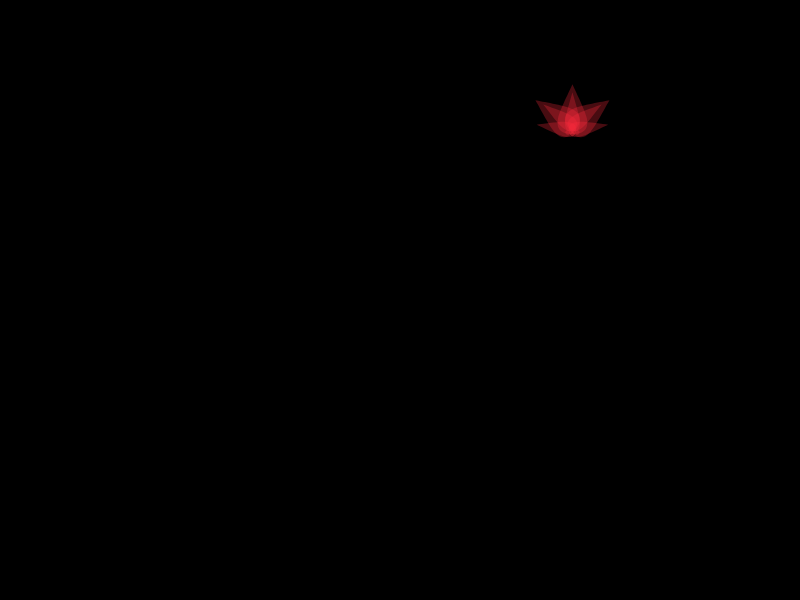
Frame 1 (no input)
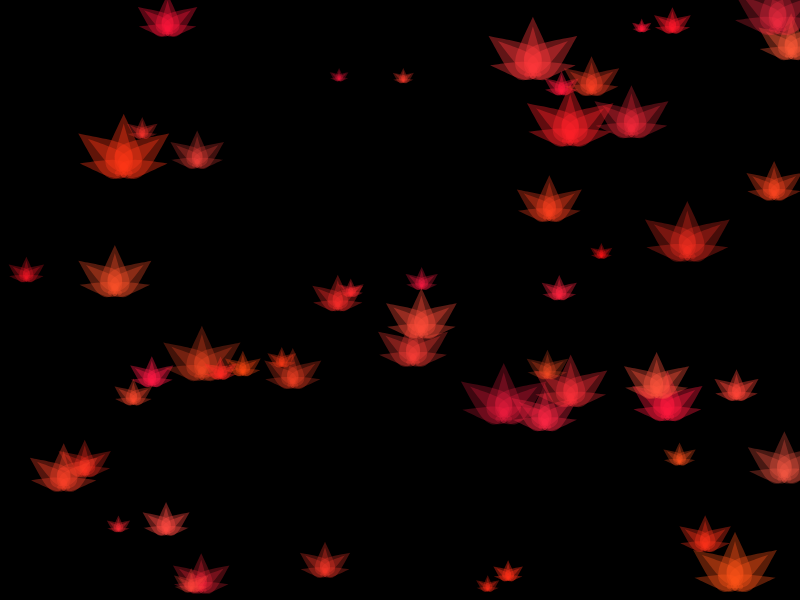
Frame 60 (no input)
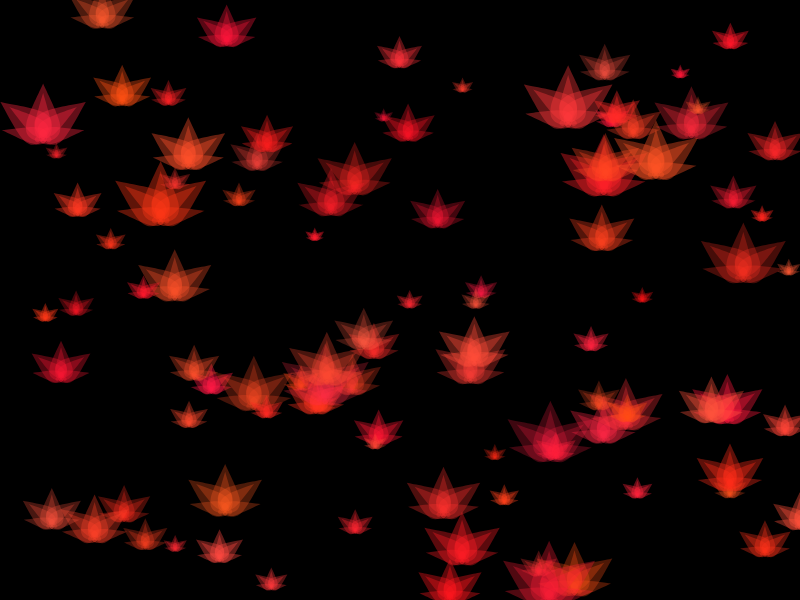
Frame 120 (the mouse pressed at the canvas centre since frame 60)

The p5.js sketch that drew these frames (run headless with seeded random() and noise() and a simulated clock; from frame 60 on, the mouse is pressed at the canvas centre):

// p5.js sketch
// ── sketch.js
let ls = [];//light spot

function setup() {
  createCanvas(800, 600);
  background(0);
}

function draw() {
  background(0);
  // generate
  {
    ls.push(new LS(random(800), random(600), random(0.2, 1)));
  }

  // update and display
  for (let i = 0; i < ls.length; i++) {
    let s = ls[i];
    s.move();
    s.checkEdges();
    s.display();
  }

  // limit
  while (ls.length > 1000) {
    ls.splice(0, 1); // (index, howMany)
  }

  // control: if the particle is done, let's remove it!
  // FLIP the FOR LOOP!
  for (let i = ls.length - 1; i >= 0; i--) {
    let s = ls[i];
    if (s.isDone) {
      ls.splice(i, 1); // (index, howMany)
    }
  }
  
  // display the number of the particles
  text(ls.length, 580, 20);
}


class LS {
  constructor(x, y, dia) {
    this.pos = createVector(x, y);
    this.vel = p5.Vector.fromAngle( radians(frameCount) );
    //
    this.dia = dia;
    //
    this.r = 255;
    this.g = random(20,90);
    this.b = random(20,70);
    this.a = random(60,100);
    //
    this.rotSpd = random(-0.01, 0.01);
    //
    this.isDone = false;
  }
  move() {    
    this.pos.add(this.vel); // pos += vel
    //this.pos.sub()
    //this.pos.mult()
    //this.pos.div()
  }
  fall() {
    let acc = createVector(0, 0.05);
    this.vel.add(acc);
  }
  reappear() {
    if (this.pos.x < 0) {
      this.pos.x = width;
    } else if (this.pos.x > width) {
      this.pos.x = 0;
    }
    if (this.pos.y < 0) {
      this.pos.y = height;
    } else if (this.pos.y > height) {
      this.pos.y = 0;
    }
  }
  checkEdges() {
    if (this.pos.x < 0 || this.pos.x > width) {
      this.isDone = true;
    }
    if (this.pos.y < 0 || this.pos.y > height) {
      this.isDone = true;
    }
  }
  display() {
    push();
    translate(this.pos.x, this.pos.y);
    noStroke();
    fill(this.r, this.g, this.b, this.a);
    scale(0.6 * this.dia, 0.5 * this.dia);
    beginShape();
    curveVertex(0, -100);
    curveVertex(0, -100);
    curveVertex(-30, -15);
    curveVertex(-20, 20);
    curveVertex(20, 20);
    curveVertex(30, -15);
    curveVertex(0, -100);
    curveVertex(0, -100);
    endShape();
    scale(0.5, 0.8);
    beginShape();
    curveVertex(0, -100);
    curveVertex(0, -100);
    curveVertex(-30, -15);
    curveVertex(-20, 20);
    curveVertex(20, 20);
    curveVertex(30, -15);
    curveVertex(0, -100);
    curveVertex(0, -100);
    endShape();
    pop();

    push();
    translate(this.pos.x, this.pos.y);
    rotate(radians( - 54));
    noStroke();
    fill(this.r, this.g, this.b, this.a);
    scale(0.6 * this.dia, 0.5 * this.dia);
    beginShape();
    curveVertex(-5, -110);
    curveVertex(-5, -110);
    curveVertex(-35, -25);
    curveVertex(-25, 10);
    curveVertex(15, 10);
    curveVertex(25, -25);
    curveVertex(-5, -110);
    curveVertex(-5, -110);
    endShape();
    scale(0.5, 0.8);
    beginShape();
    curveVertex(-5, -110);
    curveVertex(-5, -110);
    curveVertex(-35, -25);
    curveVertex(-25, 10);
    curveVertex(15, 10);
    curveVertex(25, -25);
    curveVertex(-5, -110);
    curveVertex(-5, -110);
    endShape();
    pop();

    push();
    translate(this.pos.x, this.pos.y);
    rotate(radians(54));
    noStroke();
    fill(this.r, this.g, this.b, this.a);
    scale(0.6 * this.dia, 0.5 * this.dia);
    beginShape();
    curveVertex(5, -110);
    curveVertex(5, -110);
    curveVertex(-25, -25);
    curveVertex(-15, 10);
    curveVertex(25, 10);
    curveVertex(35, -25);
    curveVertex(5, -110);
    curveVertex(5, -110);
    endShape();
    scale(0.5, 0.8);
    beginShape();
    curveVertex(5, -110);
    curveVertex(5, -110);
    curveVertex(-25, -25);
    curveVertex(-15, 10);
    curveVertex(25, 10);
    curveVertex(35, -25);
    curveVertex(5, -110);
    curveVertex(5, -110);
    endShape();
    pop();
    
        push();
   translate(this.pos.x, this.pos.y);
    rotate(radians(- 81));
    noStroke();
    fill(this.r, this.g, this.b, this.a);
    scale(0.3 * this.dia, 0.4 * this.dia);
    beginShape();
    curveVertex(-25, -110);
    curveVertex(-25, -110);
    curveVertex(-55, -25);
    curveVertex(-45, 10);
    curveVertex(-5, 10);
    curveVertex(5, -25);
    curveVertex(-25, -110);
    curveVertex(-25, -110);
    endShape();
    pop();

    push();
    translate(this.pos.x, this.pos.y);
    rotate(radians( 81));
    noStroke();
    fill(this.r, this.g, this.b, this.a);
    scale(0.3 * this.dia, 0.4 * this.dia);
    beginShape();
    curveVertex(25, -110);
    curveVertex(25, -110);
    curveVertex(-5, -25);
    curveVertex(5, 10);
    curveVertex(45, 10);
    curveVertex(55, -25);
    curveVertex(25, -110);
    curveVertex(25, -110);
    endShape();
    pop();

    push();
   translate(this.pos.x, this.pos.y);
    rotate(radians(this.rotationAngle));
    scale(0.6 * this.dia);
    noStroke();
    fill(this.r, this.g, this.b, this.a);
    circle(0, 20, 10);
    rotate(radians(-30));
    circle(0, 20, 10);
    rotate(radians(60));
    circle(0, 20, 10);
    pop();
  }
}
